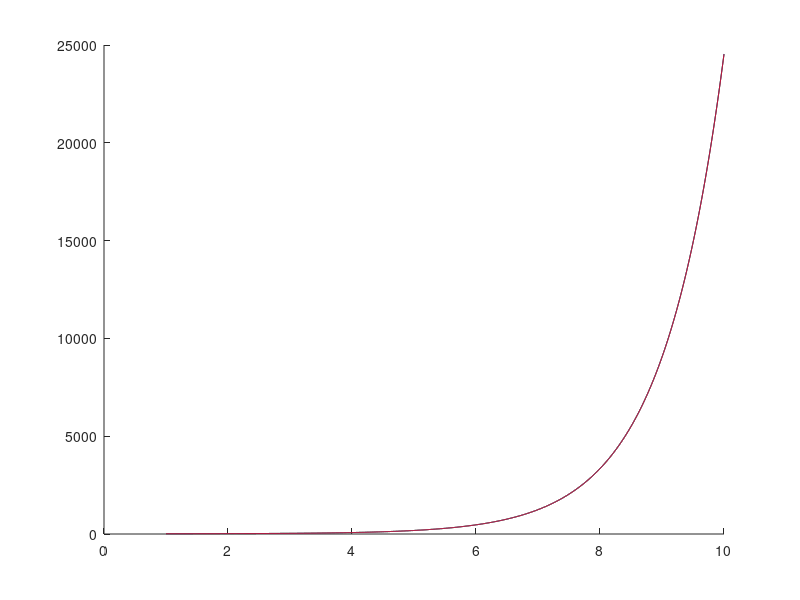

The MATLAB source for this figure:
y_prime = @(x,y) cos(x)+log(x)+ exp(x) +y/10; % log(x) = ln(x)
y_prime_prime_x= @(x,y) sin(x) + 1/x + exp(x) +0;
y_prime_prime_y = @(x,y) 1/10;
y0 = 12;

a = 1; 
b = 10; 
h = 10^-3;
ord = [];
absc = [];
y = y0;
incr =0;
% c'est taylor
for (x=a:h:b)
    y = y + y_prime(x,y).*h+(h^2/2)*(y_prime_prime_x(x,y)+y_prime(x,y)*y_prime_prime_y(x,y));
    absc= [ absc , x];
    ord = [ord, y];
    incr = incr+1;
end



ord1 = [];
absc1 = [];
y = 12;
% c'est euler c'est pour vérifier les résultats
for (x=a:h:b)
    y = y + y_prime(x,y).*h;
    absc1= [ absc1 , x];
    ord1 = [ord1, y];
    incr = incr+1;
end
% c'est rk2
y=12;
ord2 = [];
absc2 = [];
for (x=a:h:b)
    y = y +h*y_prime(x+h/2, y + (h/2)*y_prime(x,y));
    ord2 = [ord2, y];
    absc2 = [ absc2, x];
    incr = incr +1;

end




hold on
plot (absc2, ord2, 'g') % la verte est cachée derière la bleu
plot (absc , ord, 'b')
plot (absc1, ord1, 'r')
disp("nombre de calcul")
disp (incr)